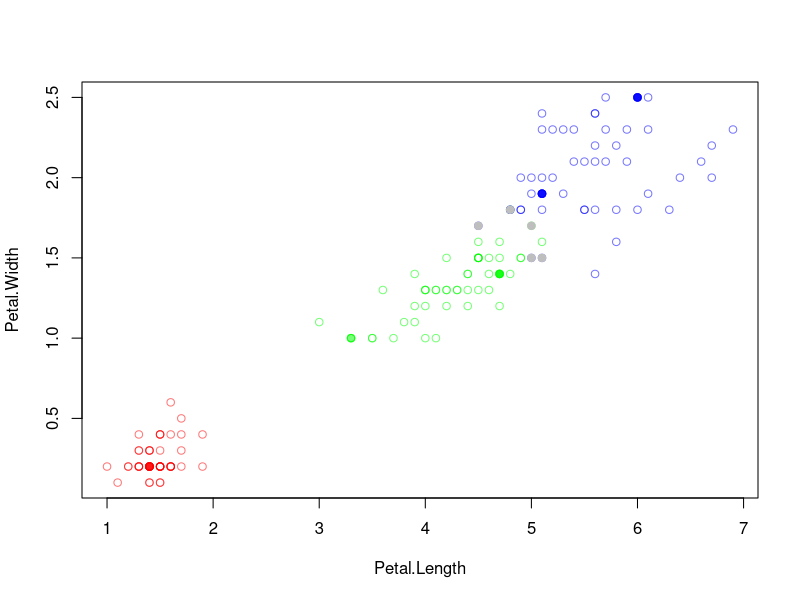
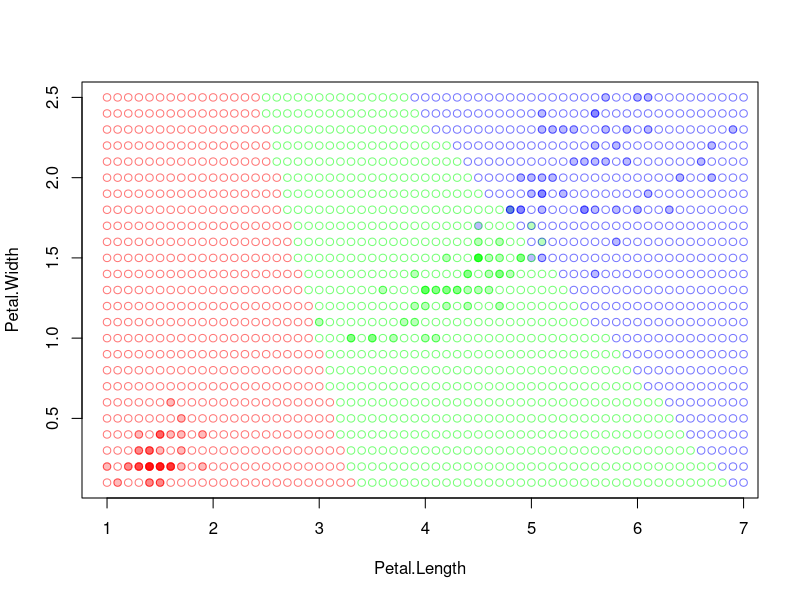

These figures' R source, in order:
norm <- (function(x) if(!is.factor(x))(x-min(x))/(max(x)-min(x)) else x)
dst1 <- (function(a,b) dist(rbind(a, b))) # euclidian 
dst2 <- (function(a,b) sum((a-b)^2)) # euclidian squared
ker1 <- (function(r) max(0.75*(1-r*r),0)) # epanechnikov
ker2 <- (function(r) max(0,9375*(1-r*r),0)) # quartic
ker3 <- (function(r) max(1-abs(r),0)) # triangle
ker4 <- (function(r) ((2*pi)^(-0.5))*exp(-0.5*r*r)) # gaussian
ker5 <- (function(r) ifelse(abs(r)<=1, 0.5, 0)) # uniform

kWNNClassifier <- function(trainSet, u, metric = dst1, k, q){
  rowsNum <- dim(trainSet)[1]; varsNum <- dim(trainSet)[2]-1
  labels = levels(trainSet[rowsNum, varsNum+1])
  orderedDist <- sortByDist(trainSet, u, rowsNum, varsNum, metric)
  labelCount = numeric(length(labels))
  for(i in 1:k){
    labelCount[orderedDist[i,1]] = labelCount[orderedDist[i,1]] + q**(i-1)
  }
  maxLabelIdx = which.max(labelCount)
  return(c(labels[maxLabelIdx], abs(max(labelCount)-max(labelCount[-maxLabelIdx]))))
}
sortByDist <- function(set, x, n, m, dist){
  distances <- data.frame(set[,m+1])
  for(i in 1:n)
    distances[i, 2] <- dist(set[i, 1:m], x)
  return(distances[order(distances[, 2]), ])
}

kNNClassifier <- function(trainSet, u, metric = dst1, k){
  rowsNum <- dim(trainSet)[1]; varsNum <- dim(trainSet)[2]-1
  labels = levels(trainSet[rowsNum, varsNum+1])
  orderedDist <- sortByDist(trainSet, u, rowsNum, varsNum, metric)
  kNNeighbors <- orderedDist[1:k,1]
  lst <- orderedDist[k,2]
  countTable <- table(kNNeighbors)
  maxLabelIdx = which.max(countTable)
  return(c(labels[maxLabelIdx], abs(max(countTable)-max(countTable[-maxLabelIdx]))))
}
parzenClassifier <- function(trainSet, u, metric = dst1, h=0, k=NA, ker = ker1){
  rowsNum <- dim(trainSet)[1]; varsNum <- dim(trainSet)[2]-1
  labels = levels(trainSet[rowsNum, varsNum+1])
  orderedDist <- sortByDist(trainSet, u, rowsNum, varsNum, metric)
  if(!is.na(k)){
    while(h==0){
      h = orderedDist[k+1, 2]
      k=k+1
    }
  } 
  labelCount = numeric(length(labels))
  for(i in 1:rowsNum){
    labelCount[orderedDist[i,1]] = labelCount[orderedDist[i,1]] + ker(orderedDist[i, 2]/h)
  }
  maxLabelIdx = which.max(labelCount)
  return(c(labels[maxLabelIdx], abs(max(labelCount)-max(labelCount[-maxLabelIdx]))))
}
potentialClassifier <- function(trainSet, u, hyParams, metric = dst1, ker = ker1){
  rowsNum <- dim(trainSet)[1]; varsNum <- dim(trainSet)[2]-1
  labels = levels(trainSet[rowsNum, varsNum+1])
  orderedDist <- sortByDist(trainSet, u, rowsNum, varsNum, metric)
  
  labelCount = numeric(length(labels))
  for(i in 1:rowsNum){
    j = as.numeric(row.names(orderedDist[i,]))
    labelCount[orderedDist[i,1]] = labelCount[orderedDist[i,1]] + hyParams[j,2]*ker(orderedDist[i, 2]/hyParams[j,1])
  }
  maxLabelIdx = which.max(labelCount)
  return(c(labels[maxLabelIdx], abs(max(labelCount)-max(labelCount[-maxLabelIdx]))))
}



potentialParamsFinder <- function(dataSet){
  n = dim(dataSet)[1]; m = dim(dataSet)[2]-1
  params = cbind(rep(1,n), rep(0,n))
  for(i in 1:n){
    repeat{
      res = potentialClassifier(dataSet, dataSet[i, 1:m], params)[1]
      if(res == dataSet[i,m+1]) break
      params[i,2] = params[i,2] + 1
    }
  }
  return(params)
}
STOLP <- function(set, threshold, classifier, argsList){
  plot(iris[,3:4], bg=colors2[iris$Species], col=colors2[iris$Species])
  rowsNum <- dim(set)[1]
  varsNum <- dim(set)[2]-1
  toDelete = numeric()
  for(i in 1:rowsNum){
    currentArgs = c(list(set, set[i, 1:varsNum]),argsList)
    res = do.call(classifier,currentArgs)
    if(res[1] != set[i, varsNum+1]){
      toDelete <- c(toDelete, i)
    }
  }
  points(set[toDelete,], pch=21, bg='grey', col='grey') # debug
  set = set[-toDelete, ]; rowsNum = rowsNum - length(toDelete)
  labels = levels(set[rowsNum,varsNum+1])
  maxRes = rep(0, length(labels)); names(maxRes)<-labels
  maxLabel = rep(0, length(labels)); names(maxLabel)<-labels
  for(i in 1:rowsNum){
    currentArgs = c(list(set, set[i, 1:varsNum]),argsList)
    res = do.call(classifier,currentArgs)
    if(res[2] > maxRes[res[1]]){
      maxRes[res[1]] = res[2]
      maxLabel[res[1]] = i
    }
  }
  regular = set[maxLabel, ]
  points(regular, pch=21, bg=colors2[regular$Species], col=colors2[regular$Species])
  repeat{
    errCount = 0L; toAdd = 0L; maxAbsMargin = -1
    for(i in 1:rowsNum){
      currentArgs = c(list(regular, set[i, 1:varsNum]),argsList)
      res = do.call(classifier,currentArgs)
      if(res[1] != set[i, varsNum+1]){
        errCount = errCount + 1
        if(as.double(res[2]) > maxAbsMargin)
          toAdd <- i
        maxAbsMargin <- as.double(res[2])
      }
    }
    if(errCount <= threshold)
      return(regular)
    newRegular = set[toAdd,]
    regular = rbind(regular,newRegular)
    points(newRegular, pch=21, bg=colors2[newRegular$Species], col=colors2[newRegular$Species])
  }
}


colors1 <- c("setosa"="#FF000044", "versicolor"="#00FF0044", "virginica"="#0000FF44")
colors2 <- c("setosa" = "#FF000088", "versicolor" = "#00FF0088", "virginica" = "#0000FF88")

etalons = STOLP(iris[,3:5], 1, kNNClassifier, list(k=6))


LOO <- function(classifier, classifierArgs, dataSet, paramName, paramRange){
  rows <- dim(dataSet)[1]
  cols <- dim(dataSet)[2]-1
  risks <- vector('numeric', length(paramRange))
  minErr <- rows
  bestParam = 0; j=1; paramIdx = 1
  for(param in paramRange){
    err = 0
    for(i in 1:rows){
      currentArgs = c(list(u=dataSet[i, 1:cols]),classifierArgs)
      currentArgs[paramName] = param
      class <- do.call(classifier, currentArgs)[1]
      if(class != dataSet[i,cols+1])
        err <- err+1
    }
    if(err < minErr){
      minErr = err
      bestParam = param
      paramIdx = j
    }
    risks[j] = err/rows
    j = j+1
    message(paste("current ", paramName, " = ", sep=''), param, " out of ", paramRange[length(paramRange)])
  }
  message(paste("best ", paramName, ": ", sep=''), bestParam)
  message("errors made: ", minErr)
  message("empirical risk: ", minErr/rows)
  plot(paramRange, risks, xlab=paramName, ylab='LOO', col='red', type='l')
  points(bestParam, risks[paramIdx], bg='red', col='red', pch=21)
  text(bestParam, risks[paramIdx], paste(paramName,"=",bestParam), pos=3)
  return(bestParam)
}
#LOO(kNNClassifier, list(trainSet=iris[,3:5]), iris[,3:5], "k", 6:6)
#LOO(kWNNClassifier, list(trainSet=etalons), iris[,3:5], c("k","q"), c(1:6,seq(0.01, 1, 0.01)))

mapIris <- function(classifier, argsList){
  plot(iris[,3:4], pch=21, bg=colors1[iris$Species], col=colors1[iris$Species])
  xSteps = seq(1,7,0.1) # seq(0,1,0.02) if normalized
  ySteps = seq(0.1,2.5,0.1)
  for(x in xSteps)
    for(y in ySteps){
      currentArgs = c(list(u=c(x,y)), argsList)
      lbl = do.call(classifier, currentArgs)
      points(x, y, bg=colors2[lbl], col=colors2[lbl])
    }
}

mapIris(kNNClassifier,  list(trainSet=etalons, k = 6))
         